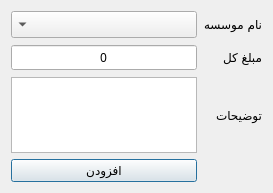
<?xml version="1.0" encoding="UTF-8"?>
<ui version="4.0">
 <class>Dialog</class>
 <widget class="QDialog" name="Dialog">
  <property name="geometry">
   <rect>
    <x>0</x>
    <y>0</y>
    <width>273</width>
    <height>193</height>
   </rect>
  </property>
  <property name="font">
   <font>
    <family>B Nazanin</family>
   </font>
  </property>
  <property name="windowTitle">
   <string>Dialog</string>
  </property>
  <property name="layoutDirection">
   <enum>Qt::LeftToRight</enum>
  </property>
  <layout class="QGridLayout" name="gridLayout">
   <item row="1" column="0">
    <widget class="QDoubleSpinBox" name="total_money_QSB">
     <property name="minimumSize">
      <size>
       <width>0</width>
       <height>27</height>
      </size>
     </property>
     <property name="layoutDirection">
      <enum>Qt::RightToLeft</enum>
     </property>
     <property name="autoFillBackground">
      <bool>false</bool>
     </property>
     <property name="frame">
      <bool>true</bool>
     </property>
     <property name="alignment">
      <set>Qt::AlignCenter</set>
     </property>
     <property name="buttonSymbols">
      <enum>QAbstractSpinBox::NoButtons</enum>
     </property>
     <property name="correctionMode">
      <enum>QAbstractSpinBox::CorrectToPreviousValue</enum>
     </property>
     <property name="decimals">
      <number>0</number>
     </property>
     <property name="maximum">
      <double>1000000000.000000000000000</double>
     </property>
    </widget>
   </item>
   <item row="2" column="0">
    <widget class="QTextEdit" name="description_TE"/>
   </item>
   <item row="0" column="0">
    <widget class="QComboBox" name="office_list_CB">
     <property name="minimumSize">
      <size>
       <width>0</width>
       <height>27</height>
      </size>
     </property>
     <property name="layoutDirection">
      <enum>Qt::RightToLeft</enum>
     </property>
    </widget>
   </item>
   <item row="2" column="1">
    <widget class="QLabel" name="label_4">
     <property name="text">
      <string>توضیحات</string>
     </property>
    </widget>
   </item>
   <item row="3" column="0">
    <widget class="QPushButton" name="add_new_salary_QB">
     <property name="text">
      <string>افزودن</string>
     </property>
    </widget>
   </item>
   <item row="1" column="1">
    <widget class="QLabel" name="label_2">
     <property name="text">
      <string>مبلغ کل</string>
     </property>
    </widget>
   </item>
   <item row="0" column="1">
    <widget class="QLabel" name="label">
     <property name="text">
      <string>نام موسسه</string>
     </property>
    </widget>
   </item>
  </layout>
 </widget>
 <resources/>
 <connections/>
</ui>
